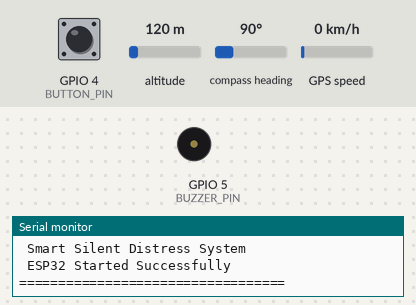
A sketch run on a simulated ESP32. On the bench: buzzer (waves = sounding, pin HIGH), the last lines printed to the serial monitor. The inputs (shaded band) are chosen by the test bench; at power-on: GPIO 4 (BUTTON_PIN) HIGH, altitude 120 m, compass heading 90°, GPS speed 0 km/h. The GPS gets a fix after 3 s at 37.7749, -122.4194 with 8 satellites.

Above: at 1.2 s.
1.3 s: GPIO 4 (BUTTON_PIN) pulled LOW for 0.15 s
At 1.9 s:
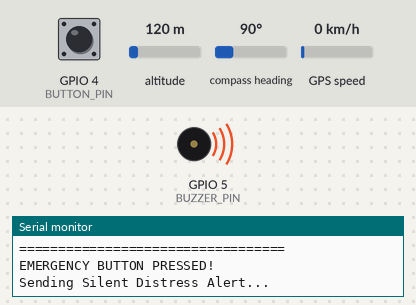
3.9 s: GPIO 4 (BUTTON_PIN) pulled LOW for 1 s
At 5.9 s:
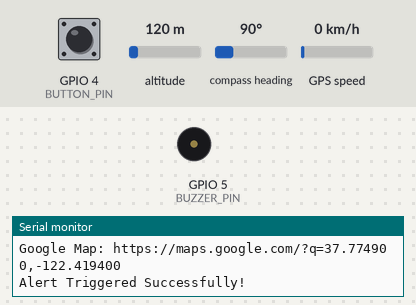
Timing chart, 0 to 7.4 s (numbered marks = the images above; inputs shaded):
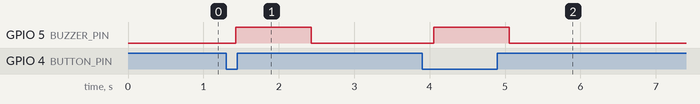

Measured:
- after the input at 1.3 s, GPIO 5 (BUZZER_PIN): LOW → HIGH after 0.13 s, → LOW 1.0 s later
- after the input at 3.9 s, GPIO 5 (BUZZER_PIN): LOW → HIGH after 0.16 s, → LOW 1.0 s later

The sketch:

SmartSilentDistressSystem.ino
```cpp
// Smart Silent Distress Monitoring System
// ESP32 Code for Hackathon Checkpoint 2
// Features:
// 1. Emergency Button
// 2. GPS Location Reading
// 3. Buzzer Alert
// 4. Serial Monitor Output

#include <TinyGPS++.h>
#include <HardwareSerial.h>

// -------- Pins --------
#define BUTTON_PIN 4
#define BUZZER_PIN 5

// GPS RX = GPIO16
// GPS TX = GPIO17

TinyGPSPlus gps;
HardwareSerial gpsSerial(2);

bool alertSent = false;

void setup() {
  Serial.begin(115200);

  pinMode(BUTTON_PIN, INPUT_PULLUP);
  pinMode(BUZZER_PIN, OUTPUT);

  digitalWrite(BUZZER_PIN, LOW);

  // Start GPS Serial
  gpsSerial.begin(9600, SERIAL_8N1, 16, 17);

  Serial.println("==================================");
  Serial.println(" Smart Silent Distress System ");
  Serial.println(" ESP32 Started Successfully ");
  Serial.println("==================================");
}

void loop() {

  // Read GPS Data
  while (gpsSerial.available() > 0) {
    gps.encode(gpsSerial.read());
  }

  // Read Button
  int buttonState = digitalRead(BUTTON_PIN);

  // If Button Pressed
  if (buttonState == LOW && alertSent == false) {

    Serial.println("\nEMERGENCY BUTTON PRESSED!");
    Serial.println("Sending Silent Distress Alert...");

    // Buzzer ON
    digitalWrite(BUZZER_PIN, HIGH);
    delay(1000);
    digitalWrite(BUZZER_PIN, LOW);

    // Show GPS Location
    if (gps.location.isValid()) {
      Serial.print("Latitude  : ");
      Serial.println(gps.location.lat(), 6);

      Serial.print("Longitude : ");
      Serial.println(gps.location.lng(), 6);

      Serial.print("Google Map: ");
      Serial.print("https://maps.google.com/?q=");
      Serial.print(gps.location.lat(), 6);
      Serial.print(",");
      Serial.println(gps.location.lng(), 6);
    }
    else {
      Serial.println("GPS Signal Not Available");
    }

    Serial.println("Alert Triggered Successfully!");
    alertSent = true;
  }

  // Reset if button released
  if (buttonState == HIGH) {
    alertSent = false;
  }

  delay(200);
}
```
